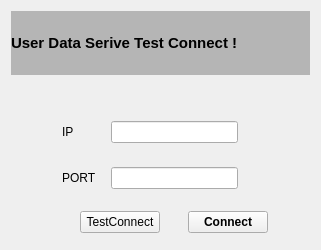
      <widget class="QWidget" name="addr_page">
       <layout class="QVBoxLayout" name="verticalLayout_2" stretch="10,5,1,1,1,1,1">
        <item>
         <widget class="QLabel" name="test_conntext_label">
          <property name="palette">
           <palette>
            <active>
             <colorrole role="Button">
              <brush brushstyle="SolidPattern">
               <color alpha="255">
                <red>181</red>
                <green>181</green>
                <blue>181</blue>
               </color>
              </brush>
             </colorrole>
             <colorrole role="Light">
              <brush brushstyle="SolidPattern">
               <color alpha="255">
                <red>223</red>
                <green>214</green>
                <blue>207</blue>
               </color>
              </brush>
             </colorrole>
             <colorrole role="Midlight">
              <brush brushstyle="SolidPattern">
               <color alpha="255">
                <red>186</red>
                <green>178</green>
                <blue>172</blue>
               </color>
              </brush>
             </colorrole>
             <colorrole role="Dark">
              <brush brushstyle="SolidPattern">
               <color alpha="255">
                <red>74</red>
                <green>71</green>
                <blue>69</blue>
               </color>
              </brush>
             </colorrole>
             <colorrole role="Mid">
              <brush brushstyle="SolidPattern">
               <color alpha="255">
                <red>99</red>
                <green>95</green>
                <blue>92</blue>
               </color>
              </brush>
             </colorrole>
             <colorrole role="Base">
              <brush brushstyle="SolidPattern">
               <color alpha="255">
                <red>181</red>
                <green>181</green>
                <blue>181</blue>
               </color>
              </brush>
             </colorrole>
             <colorrole role="Window">
              <brush brushstyle="SolidPattern">
               <color alpha="255">
                <red>181</red>
                <green>181</green>
                <blue>181</blue>
               </color>
              </brush>
             </colorrole>
             <colorrole role="Shadow">
              <brush brushstyle="SolidPattern">
               <color alpha="255">
                <red>0</red>
                <green>0</green>
                <blue>0</blue>
               </color>
              </brush>
             </colorrole>
             <colorrole role="AlternateBase">
              <brush brushstyle="SolidPattern">
               <color alpha="255">
                <red>202</red>
                <green>199</green>
                <blue>196</blue>
               </color>
              </brush>
             </colorrole>
             <colorrole role="PlaceholderText">
              <brush brushstyle="SolidPattern">
               <color alpha="127">
                <red>0</red>
                <green>0</green>
                <blue>0</blue>
               </color>
              </brush>
             </colorrole>
            </active>
            <inactive>
             <colorrole role="Button">
              <brush brushstyle="SolidPattern">
               <color alpha="255">
                <red>181</red>
                <green>181</green>
                <blue>181</blue>
               </color>
              </brush>
             </colorrole>
             <colorrole role="Light">
              <brush brushstyle="SolidPattern">
               <color alpha="255">
                <red>255</red>
                <green>255</green>
                <blue>255</blue>
               </color>
              </brush>
             </colorrole>
             <colorrole role="Midlight">
              <brush brushstyle="SolidPattern">
               <color alpha="255">
                <red>227</red>
                <green>227</green>
                <blue>227</blue>
               </color>
              </brush>
             </colorrole>
             <colorrole role="Dark">
              <brush brushstyle="SolidPattern">
               <color alpha="255">
                <red>160</red>
                <green>160</green>
                <blue>160</blue>
               </color>
              </brush>
             </colorrole>
             <colorrole role="Mid">
              <brush brushstyle="SolidPattern">
               <color alpha="255">
                <red>160</red>
                <green>160</green>
                <blue>160</blue>
               </color>
              </brush>
             </colorrole>
             <colorrole role="Base">
              <brush brushstyle="SolidPattern">
               <color alpha="255">
                <red>181</red>
                <green>181</green>
                <blue>181</blue>
               </color>
              </brush>
             </colorrole>
             <colorrole role="Window">
              <brush brushstyle="SolidPattern">
               <color alpha="255">
                <red>181</red>
                <green>181</green>
                <blue>181</blue>
               </color>
              </brush>
             </colorrole>
             <colorrole role="Shadow">
              <brush brushstyle="SolidPattern">
               <color alpha="255">
                <red>105</red>
                <green>105</green>
                <blue>105</blue>
               </color>
              </brush>
             </colorrole>
             <colorrole role="AlternateBase">
              <brush brushstyle="SolidPattern">
               <color alpha="255">
                <red>245</red>
                <green>245</green>
                <blue>245</blue>
               </color>
              </brush>
             </colorrole>
             <colorrole role="PlaceholderText">
              <brush brushstyle="SolidPattern">
               <color alpha="128">
                <red>0</red>
                <green>0</green>
                <blue>0</blue>
               </color>
              </brush>
             </colorrole>
            </inactive>
            <disabled>
             <colorrole role="Button">
              <brush brushstyle="SolidPattern">
               <color alpha="255">
                <red>181</red>
                <green>181</green>
                <blue>181</blue>
               </color>
              </brush>
             </colorrole>
             <colorrole role="Light">
              <brush brushstyle="SolidPattern">
               <color alpha="255">
                <red>223</red>
                <green>214</green>
                <blue>207</blue>
               </color>
              </brush>
             </colorrole>
             <colorrole role="Midlight">
              <brush brushstyle="SolidPattern">
               <color alpha="255">
                <red>186</red>
                <green>178</green>
                <blue>172</blue>
               </color>
              </brush>
             </colorrole>
             <colorrole role="Dark">
              <brush brushstyle="SolidPattern">
               <color alpha="255">
                <red>74</red>
                <green>71</green>
                <blue>69</blue>
               </color>
              </brush>
             </colorrole>
             <colorrole role="Mid">
              <brush brushstyle="SolidPattern">
               <color alpha="255">
                <red>99</red>
                <green>95</green>
                <blue>92</blue>
               </color>
              </brush>
             </colorrole>
             <colorrole role="Base">
              <brush brushstyle="SolidPattern">
               <color alpha="255">
                <red>181</red>
                <green>181</green>
                <blue>181</blue>
               </color>
              </brush>
             </colorrole>
             <colorrole role="Window">
              <brush brushstyle="SolidPattern">
               <color alpha="255">
                <red>181</red>
                <green>181</green>
                <blue>181</blue>
               </color>
              </brush>
             </colorrole>
             <colorrole role="Shadow">
              <brush brushstyle="SolidPattern">
               <color alpha="255">
                <red>0</red>
                <green>0</green>
                <blue>0</blue>
               </color>
              </brush>
             </colorrole>
             <colorrole role="AlternateBase">
              <brush brushstyle="SolidPattern">
               <color alpha="255">
                <red>245</red>
                <green>245</green>
                <blue>245</blue>
               </color>
              </brush>
             </colorrole>
             <colorrole role="PlaceholderText">
              <brush brushstyle="SolidPattern">
               <color alpha="128">
                <red>0</red>
                <green>0</green>
                <blue>0</blue>
               </color>
              </brush>
             </colorrole>
            </disabled>
           </palette>
          </property>
          <property name="font">
           <font>
            <pointsize>11</pointsize>
            <bold>true</bold>
           </font>
          </property>
          <property name="styleSheet">
           <string notr="true">background-color: rgb(181, 181, 181);</string>
          </property>
          <property name="text">
           <string>User Data Serive Test Connect !</string>
          </property>
         </widget>
        </item>
        <item>
         <spacer name="verticalSpacer_6">
          <property name="orientation">
           <enum>Qt::Vertical</enum>
          </property>
          <property name="sizeHint" stdset="0">
           <size>
            <width>20</width>
            <height>30</height>
           </size>
          </property>
         </spacer>
        </item>
        <item>
         <widget class="QWidget" name="widget" native="true">
          <layout class="QHBoxLayout" name="horizontalLayout_13" stretch="2,2,6,3">
           <item>
            <spacer name="horizontalSpacer_27">
             <property name="orientation">
              <enum>Qt::Horizontal</enum>
             </property>
             <property name="sizeHint" stdset="0">
              <size>
               <width>40</width>
               <height>20</height>
              </size>
             </property>
            </spacer>
           </item>
           <item>
            <widget class="QLabel" name="ip_label">
             <property name="text">
              <string>IP</string>
             </property>
            </widget>
           </item>
           <item>
            <widget class="QLineEdit" name="ip_edit"/>
           </item>
           <item>
            <spacer name="horizontalSpacer_28">
             <property name="orientation">
              <enum>Qt::Horizontal</enum>
             </property>
             <property name="sizeHint" stdset="0">
              <size>
               <width>79</width>
               <height>20</height>
              </size>
             </property>
            </spacer>
           </item>
          </layout>
         </widget>
        </item>
        <item>
         <widget class="QWidget" name="widget_2" native="true">
          <layout class="QHBoxLayout" name="horizontalLayout_14" stretch="2,2,6,3">
           <item>
            <spacer name="horizontalSpacer_29">
             <property name="orientation">
              <enum>Qt::Horizontal</enum>
             </property>
             <property name="sizeHint" stdset="0">
              <size>
               <width>51</width>
               <height>20</height>
              </size>
             </property>
            </spacer>
           </item>
           <item>
            <widget class="QLabel" name="port_label">
             <property name="text">
              <string>PORT</string>
             </property>
            </widget>
           </item>
           <item>
            <widget class="QLineEdit" name="port_edit"/>
           </item>
           <item>
            <spacer name="horizontalSpacer_30">
             <property name="orientation">
              <enum>Qt::Horizontal</enum>
             </property>
             <property name="sizeHint" stdset="0">
              <size>
               <width>40</width>
               <height>20</height>
              </size>
             </property>
            </spacer>
           </item>
          </layout>
         </widget>
        </item>
        <item>
         <spacer name="verticalSpacer_7">
          <property name="orientation">
           <enum>Qt::Vertical</enum>
          </property>
          <property name="sizeHint" stdset="0">
           <size>
            <width>20</width>
            <height>30</height>
           </size>
          </property>
         </spacer>
        </item>
        <item>
         <layout class="QHBoxLayout" name="horizontalLayout_15" stretch="2,1,3,1,3,2">
          <item>
           <spacer name="horizontalSpacer_34">
            <property name="orientation">
             <enum>Qt::Horizontal</enum>
            </property>
            <property name="sizeHint" stdset="0">
             <size>
              <width>40</width>
              <height>20</height>
             </size>
            </property>
           </spacer>
          </item>
          <item>
           <widget class="QLabel" name="state_label">
            <property name="text">
             <string/>
            </property>
           </widget>
          </item>
          <item>
           <widget class="QPushButton" name="test_connect_button">
            <property name="text">
             <string>TestConnect</string>
            </property>
            <property name="icon">
             <iconset resource="_imgs/_imgs.qrc">
              <normaloff>:/wifi-line.png</normaloff>:/wifi-line.png</iconset>
            </property>
           </widget>
          </item>
          <item>
           <spacer name="horizontalSpacer_35">
            <property name="orientation">
             <enum>Qt::Horizontal</enum>
            </property>
            <property name="sizeHint" stdset="0">
             <size>
              <width>40</width>
              <height>20</height>
             </size>
            </property>
           </spacer>
          </item>
          <item>
           <widget class="QPushButton" name="connect_button">
            <property name="font">
             <font>
              <bold>true</bold>
             </font>
            </property>
            <property name="text">
             <string>Connect</string>
            </property>
            <property name="icon">
             <iconset resource="_imgs/_imgs.qrc">
              <normaloff>:/connect.png</normaloff>:/connect.png</iconset>
            </property>
           </widget>
          </item>
          <item>
           <spacer name="horizontalSpacer_33">
            <property name="orientation">
             <enum>Qt::Horizontal</enum>
            </property>
            <property name="sizeHint" stdset="0">
             <size>
              <width>40</width>
              <height>20</height>
             </size>
            </property>
           </spacer>
          </item>
         </layout>
        </item>
        <item>
         <spacer name="verticalSpacer_8">
          <property name="orientation">
           <enum>Qt::Vertical</enum>
          </property>
          <property name="sizeHint" stdset="0">
           <size>
            <width>20</width>
            <height>30</height>
           </size>
          </property>
         </spacer>
        </item>
       </layout>
      </widget>
